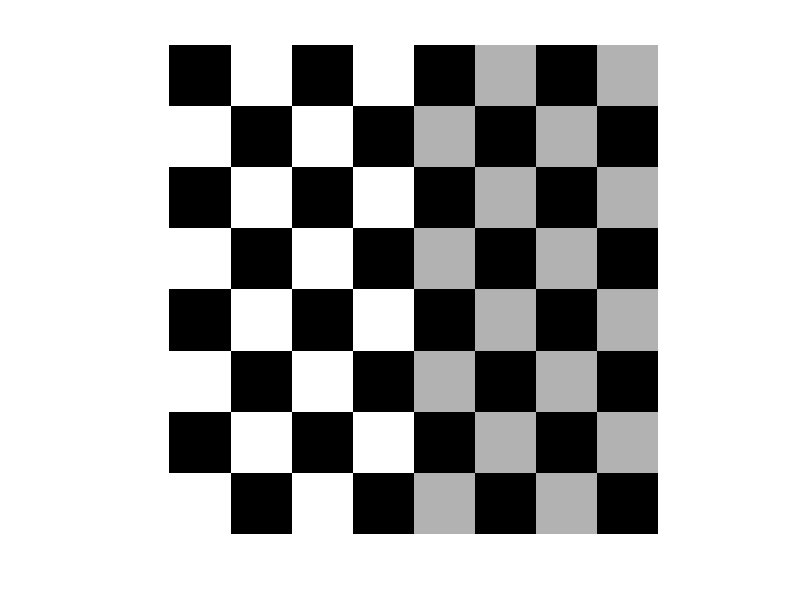

Source code (MATLAB): (Note: this script raises an error after producing the figure.)
clear;
close all; clc;
cb = checkerboard;
imshow(cb)
cb_ref = imref2d(size(cb));
tx = 20; % x축 이동
ty = 30; % y축 이동
T = [1 0 tx; 0 1 ty; 0 0 1];
theta = 30; % 30도 회전
R = [cosd(theta) -sind(theta) 0; sind(theta) cosd(theta) 0; 0 0 1];
TR = T * R; % 이동 후 회전
n_steps = 100;
for i_step = 0:n_steps
    temp_TR = (TR-eye(3)) * i_step/n_steps + eye(3);
    tform_tr = affinetform2d(temp_TR);
    [out, out_ref] = imwarp(cb, cb_ref, tform_tr);
    imshowpair(out, out_ref, cb, cb_ref, 'montage');

    drawnow;
    if i_step<n_steps
        cla;
    end
end